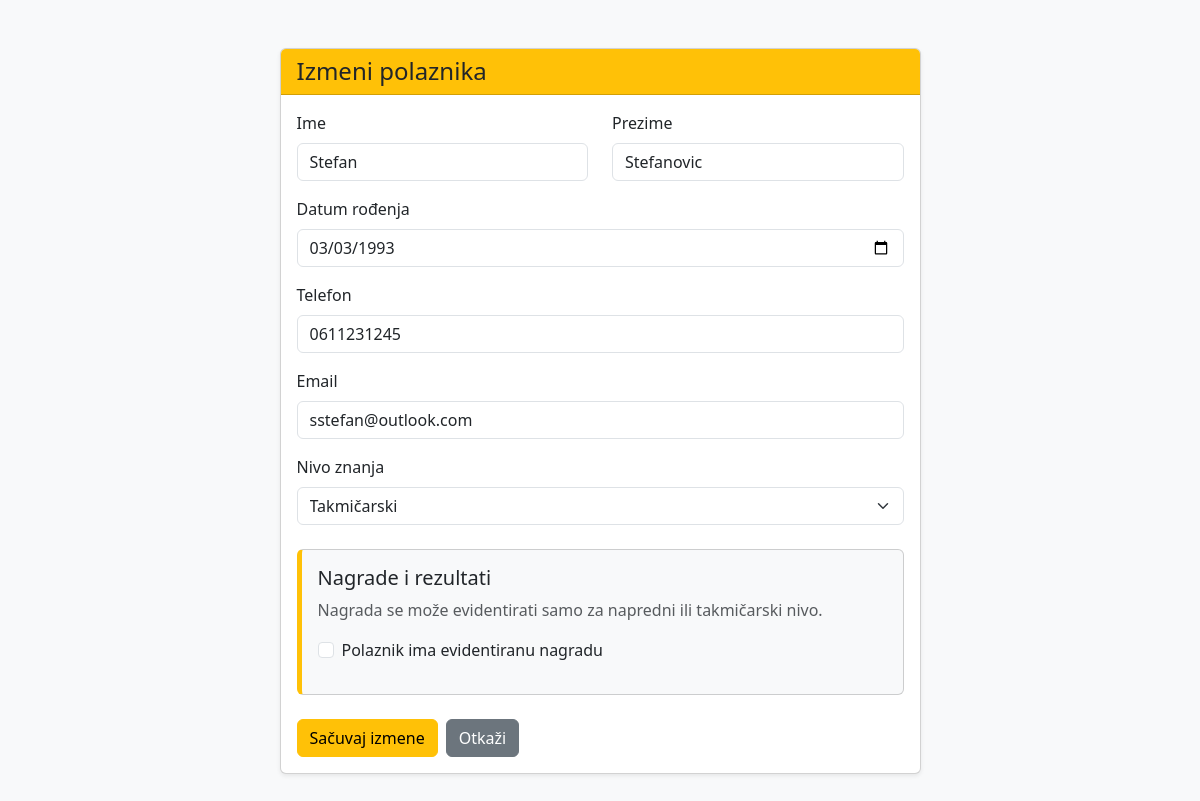
Screenshot of /plivanje_projekat/izmeni_polaznika.php?id=7 (signed in) with the database file from the repository.
### tables this page shows
CREATE TABLE IF NOT EXISTS `polaznici` (
  `id` int NOT NULL AUTO_INCREMENT,
  `ime` varchar(50) NOT NULL,
  `prezime` varchar(50) NOT NULL,
  `datum_rodjenja` date DEFAULT NULL,
  `telefon` varchar(30) DEFAULT NULL,
  `email` varchar(100) DEFAULT NULL,
  `nivo_id` int DEFAULT NULL,
  PRIMARY KEY (`id`),
  KEY `nivo_id` (`nivo_id`)
);

CREATE TABLE IF NOT EXISTS `nivoi` (
  `id` int NOT NULL AUTO_INCREMENT,
  `naziv` varchar(100) NOT NULL,
  `opis` text,
  PRIMARY KEY (`id`)
);

### plivanje_projekat/classes/BaseModel.php (called while the page is built, shortened)
<?php
require_once __DIR__ . '/../config/Database.php';
class BaseModel
{
    public function __construct()
    {
        $database = new Database();
        $this->connection = $database->connect();
    }
}

### plivanje_projekat/config/Database.php (called while the page is built)
<?php
class Database
{
    private string $host = 'localhost';
    private string $databaseName = 'plivanje_db';
    private string $username = 'root';
    private string $password = '';
    private ?PDO $connection = null;
    public function connect(): PDO
    {
        if ($this->connection === null) {
            try {
                $dsn = "mysql:host={$this->host};dbname={$this->databaseName};charset=utf8mb4";
                $this->connection = new PDO(
                    $dsn,
                    $this->username,
                    $this->password
                );
                $this->connection->setAttribute(
                    PDO::ATTR_ERRMODE,
                    PDO::ERRMODE_EXCEPTION
                );
                $this->connection->setAttribute(
                    PDO::ATTR_DEFAULT_FETCH_MODE,
                    PDO::FETCH_ASSOC
                );
            } catch (PDOException $exception) {
                die('Greška pri povezivanju sa bazom: ' . $exception->getMessage());
            }
        }
        return $this->connection;
    }
}

### plivanje_projekat/classes/Polaznik.php (called while the page is built, shortened)
<?php
require_once __DIR__ . '/BaseModel.php';
class Polaznik extends BaseModel implements CrudInterface
{
    public function findById(int $id): array|false
{
    $sql = "SELECT * FROM polaznici WHERE id = :id";
    $stmt = $this->connection->prepare($sql);
    $stmt->execute([
        ':id' => $id
    ]);
    return $stmt->fetch();
}
}

### plivanje_projekat/classes/Nivo.php (called while the page is built)
<?php
require_once __DIR__ . '/BaseModel.php';
class Nivo extends BaseModel
{
    public function read(): array
    {
        $sql = "SELECT * FROM nivoi ORDER BY id ASC";
        $stmt = $this->connection->query($sql);
        return $stmt->fetchAll();
    }
}

### plivanje_projekat/classes/Nagrada.php (called while the page is built, shortened)
<?php
require_once __DIR__ . '/BaseModel.php';
class Nagrada extends BaseModel
{
    public function findFirstByPolaznik(
        int $polaznikId
    ): array|false {
        $sql = "SELECT *
                FROM nagrade
                WHERE polaznik_id = :polaznik_id
                ORDER BY datum DESC, id DESC
                LIMIT 1";
        $stmt = $this->connection->prepare($sql);
        $stmt->execute([
            ':polaznik_id' => $polaznikId
        ]);
        return $stmt->fetch();
    }
}

### plivanje_projekat/izmeni_polaznika.php (the view, shortened to what this page needs)
<?php
require_once __DIR__ . '/classes/Polaznik.php';
require_once __DIR__ . '/classes/Nivo.php';
require_once __DIR__ . '/classes/Nagrada.php';
$polaznikModel = new Polaznik();
$nivoModel = new Nivo();
$nagradaModel = new Nagrada();
$nivoi = $nivoModel->read();
$id = filter_input(
    INPUT_GET,
    'id',
    FILTER_VALIDATE_INT
);
$polaznik = $polaznikModel->findById($id);
$postojecaNagrada = $nagradaModel->findFirstByPolaznik($id);
$izabraniNivo = $_POST['nivo_id']
    ?? $polaznik['nivo_id'];
$imaNagraduOznaceno =
    $_SERVER['REQUEST_METHOD'] === 'POST'
        ? isset($_POST['ima_nagradu'])
        : (bool) $postojecaNagrada;
?>
<!DOCTYPE html>
<html lang="sr">
<head>
    <link
        href="https://cdn.jsdelivr.net/npm/bootstrap@5.3.3/dist/css/bootstrap.min.css"
        rel="stylesheet"
    >
</head>
<body class="bg-light">
<div class="container py-5">
    <div class="row justify-content-center">
        <div class="col-md-9 col-lg-7">
            <div class="card shadow-sm">
                <div class="card-header bg-warning">
                    <h1 class="h4 mb-0">
                        Izmeni polaznika
                    </h1>
                </div>
                <div class="card-body">
                    <form method="POST">
                        <div class="row">
                            <div class="col-md-6 mb-3">
                                <label for="ime" class="form-label">
                                    Ime
                                </label>
                                <input
                                    type="text"
                                    class="form-control"
                                    id="ime"
                                    name="ime"
                                    value="<?= htmlspecialchars(
                                        $_POST['ime'] ?? $polaznik['ime']
                                    ) ?>"
                                    required
                                >
                            </div>
                            <div class="col-md-6 mb-3">
                                <label for="prezime" class="form-label">
                                    Prezime
                                </label>
                                <input
                                    type="text"
                                    class="form-control"
                                    id="prezime"
                                    name="prezime"
                                    value="<?= htmlspecialchars(
                                        $_POST['prezime']
                                        ?? $polaznik['prezime']
                                    ) ?>"
                                    required
                                >
                            </div>
                        </div>
                        <div class="mb-3">
                            <label
                                for="datum_rodjenja"
                                class="form-label"
                            >
                                Datum rođenja
                            </label>
                            <input
                                type="date"
                                class="form-control"
                                id="datum_rodjenja"
                                name="datum_rodjenja"
                                value="<?= htmlspecialchars(
                                    $_POST['datum_rodjenja']
                                    ?? $polaznik['datum_rodjenja']
                                    ?? ''
                                ) ?>"
                            >
                        </div>
                        <div class="mb-3">
                            <label for="telefon" class="form-label">
                                Telefon
                            </label>
                            <input
                                type="text"
                                class="form-control"
                                id="telefon"
                                name="telefon"
                                value="<?= htmlspecialchars(
                                    $_POST['telefon']
                                    ?? $polaznik['telefon']
                                    ?? ''
                                ) ?>"
                            >
                        </div>
                        <div class="mb-3">
                            <label for="email" class="form-label">
                                Email
                            </label>
                            <input
                                type="email"
                                class="form-control"
                                id="email"
                                name="email"
                                value="<?= htmlspecialchars(
                                    $_POST['email']
                                    ?? $polaznik['email']
                                    ?? ''
                                ) ?>"
                            >
                        </div>
                        <div class="mb-4">
                            <label for="nivo_id" class="form-label">
                                Nivo znanja
                            </label>
                            <select
                                class="form-select"
                                id="nivo_id"
                                name="nivo_id"
                                required
                            >
                                <?php foreach ($nivoi as $nivo): ?>
                                    <option
                                        value="<?= (int) $nivo['id'] ?>"
                                        data-naziv="<?= htmlspecialchars(
                                            mb_strtolower(
                                                trim($nivo['naziv']),
                                                'UTF-8'
                                            )
                                        ) ?>"
                                        <?= $izabraniNivo == $nivo['id']
                                            ? 'selected'
                                            : '' ?>
                                    >
                                        <?= htmlspecialchars($nivo['naziv']) ?>
                                    </option>
                                <?php endforeach; ?>
                            </select>
                        </div>
                        <div
                            id="nagrada-kartica"
                            class="card bg-light mb-4 award-section"
                        >
                            <div class="card-body">
                                <h2 class="h5">
                                    Nagrade i rezultati
                                </h2>
                                <p class="text-muted">
                                    Nagrada se može evidentirati samo za
                                    napredni ili takmičarski nivo.
                                </p>
                                <div class="form-check mb-3">
                                    <input
                                        type="checkbox"
                                        class="form-check-input"
                                        id="ima_nagradu"
                                        name="ima_nagradu"
                                        value="1"
                                        <?= $imaNagraduOznaceno
                                            ? 'checked'
                                            : '' ?>
                                    >
                                    <label
                                        for="ima_nagradu"
                                        class="form-check-label"
                                    >
                                        Polaznik ima evidentiranu nagradu
                                    </label>
                                </div>
                            </div>
                        </div>
                        <div class="d-flex gap-2">
                            <button
                                type="submit"
                                class="btn btn-warning"
                            >
                                Sačuvaj izmene
                            </button>
                            <a
                                href="polaznici.php"
                                class="btn btn-secondary"
                            >
                                Otkaži
                            </a>
                        </div>
                    </form>
                </div>
            </div>
        </div>
    </div>
</div>
</body>
</html>

### plivanje_projekat/izmeni_polaznika.php (style rules this page uses)
.award-section { border-left: 5px solid #ffc107; }

### rows the page displays
polaznici: ime "Stefan", prezime "Stefanovic", datum_rodjenja "03/03/1993", telefon "0611231245", email "sstefan@outlook.com", nivo_id "Takmičarski"
